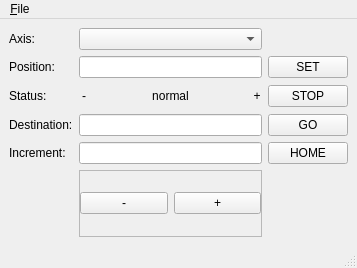
<?xml version="1.0" encoding="UTF-8"?>
<ui version="4.0">
 <class>GuiMotorControl</class>
 <widget class="QMainWindow" name="GuiMotorControl">
  <property name="geometry">
   <rect>
    <x>0</x>
    <y>0</y>
    <width>357</width>
    <height>268</height>
   </rect>
  </property>
  <property name="windowTitle">
   <string>MainWindow</string>
  </property>
  <widget class="QWidget" name="centralwidget">
   <layout class="QGridLayout" name="gridLayout_2">
    <item row="4" column="2">
     <widget class="QLineEdit" name="IncrementEdit"/>
    </item>
    <item row="4" column="3">
     <widget class="QPushButton" name="HomeButton">
      <property name="text">
       <string>HOME</string>
      </property>
     </widget>
    </item>
    <item row="2" column="0">
     <widget class="QLabel" name="StatusLabel">
      <property name="text">
       <string>Status:</string>
      </property>
     </widget>
    </item>
    <item row="3" column="0">
     <widget class="QLabel" name="DestinationLabel">
      <property name="text">
       <string>Destination:</string>
      </property>
     </widget>
    </item>
    <item row="0" column="0">
     <widget class="QLabel" name="AxisLabel">
      <property name="text">
       <string>Axis:</string>
      </property>
     </widget>
    </item>
    <item row="3" column="2">
     <widget class="QLineEdit" name="DestinationEdit"/>
    </item>
    <item row="5" column="2">
     <widget class="QFrame" name="frame">
      <property name="frameShape">
       <enum>QFrame::StyledPanel</enum>
      </property>
      <property name="frameShadow">
       <enum>QFrame::Raised</enum>
      </property>
      <layout class="QGridLayout" name="gridLayout">
       <property name="leftMargin">
        <number>0</number>
       </property>
       <property name="topMargin">
        <number>0</number>
       </property>
       <property name="rightMargin">
        <number>0</number>
       </property>
       <property name="bottomMargin">
        <number>0</number>
       </property>
       <item row="0" column="0">
        <widget class="QPushButton" name="NegIncButton">
         <property name="text">
          <string>-</string>
         </property>
        </widget>
       </item>
       <item row="0" column="1">
        <widget class="QPushButton" name="PosIncButton">
         <property name="text">
          <string>+</string>
         </property>
        </widget>
       </item>
      </layout>
     </widget>
    </item>
    <item row="0" column="2">
     <widget class="QComboBox" name="AxisComboBox"/>
    </item>
    <item row="4" column="0">
     <widget class="QLabel" name="IncrementLabel">
      <property name="text">
       <string>Increment:</string>
      </property>
     </widget>
    </item>
    <item row="1" column="0">
     <widget class="QLabel" name="PositionLabel">
      <property name="text">
       <string>Position:</string>
      </property>
     </widget>
    </item>
    <item row="1" column="2">
     <widget class="QLineEdit" name="PositionEdit"/>
    </item>
    <item row="3" column="3">
     <widget class="QPushButton" name="GoButton">
      <property name="text">
       <string>GO</string>
      </property>
     </widget>
    </item>
    <item row="1" column="3">
     <widget class="QPushButton" name="SetButton">
      <property name="text">
       <string>SET</string>
      </property>
     </widget>
    </item>
    <item row="2" column="3">
     <widget class="QPushButton" name="StopButton">
      <property name="text">
       <string>STOP</string>
      </property>
     </widget>
    </item>
    <item row="2" column="2">
     <widget class="QFrame" name="StatusFrame">
      <property name="sizePolicy">
       <sizepolicy hsizetype="MinimumExpanding" vsizetype="Preferred">
        <horstretch>0</horstretch>
        <verstretch>0</verstretch>
       </sizepolicy>
      </property>
      <property name="minimumSize">
       <size>
        <width>150</width>
        <height>24</height>
       </size>
      </property>
      <property name="frameShape">
       <enum>QFrame::NoFrame</enum>
      </property>
      <property name="frameShadow">
       <enum>QFrame::Raised</enum>
      </property>
      <property name="lineWidth">
       <number>0</number>
      </property>
      <layout class="QGridLayout" name="gridLayout_3">
       <property name="leftMargin">
        <number>0</number>
       </property>
       <property name="topMargin">
        <number>0</number>
       </property>
       <property name="rightMargin">
        <number>0</number>
       </property>
       <property name="bottomMargin">
        <number>0</number>
       </property>
       <property name="spacing">
        <number>0</number>
       </property>
       <item row="0" column="0">
        <widget class="QLabel" name="StatusNegLim">
         <property name="sizePolicy">
          <sizepolicy hsizetype="Fixed" vsizetype="Preferred">
           <horstretch>0</horstretch>
           <verstretch>0</verstretch>
          </sizepolicy>
         </property>
         <property name="minimumSize">
          <size>
           <width>10</width>
           <height>20</height>
          </size>
         </property>
         <property name="text">
          <string>&lt;html&gt;&lt;head/&gt;&lt;body&gt;&lt;p align=&quot;center&quot;&gt;-&lt;/p&gt;&lt;/body&gt;&lt;/html&gt;</string>
         </property>
         <property name="scaledContents">
          <bool>true</bool>
         </property>
        </widget>
       </item>
       <item row="0" column="1">
        <widget class="QLabel" name="StatusMsg">
         <property name="minimumSize">
          <size>
           <width>130</width>
           <height>20</height>
          </size>
         </property>
         <property name="text">
          <string>normal</string>
         </property>
         <property name="alignment">
          <set>Qt::AlignCenter</set>
         </property>
        </widget>
       </item>
       <item row="0" column="2">
        <widget class="QLabel" name="StatusPosLim">
         <property name="sizePolicy">
          <sizepolicy hsizetype="Fixed" vsizetype="Preferred">
           <horstretch>0</horstretch>
           <verstretch>0</verstretch>
          </sizepolicy>
         </property>
         <property name="minimumSize">
          <size>
           <width>10</width>
           <height>20</height>
          </size>
         </property>
         <property name="text">
          <string>&lt;html&gt;&lt;head/&gt;&lt;body&gt;&lt;p align=&quot;center&quot;&gt;+&lt;/p&gt;&lt;/body&gt;&lt;/html&gt;</string>
         </property>
         <property name="scaledContents">
          <bool>true</bool>
         </property>
        </widget>
       </item>
      </layout>
     </widget>
    </item>
   </layout>
  </widget>
  <widget class="QMenuBar" name="menubar">
   <property name="geometry">
    <rect>
     <x>0</x>
     <y>0</y>
     <width>357</width>
     <height>25</height>
    </rect>
   </property>
   <widget class="QMenu" name="menu_File">
    <property name="title">
     <string>&amp;File</string>
    </property>
    <addaction name="action_Close"/>
   </widget>
   <addaction name="menu_File"/>
  </widget>
  <widget class="QStatusBar" name="statusbar"/>
  <action name="action_Close">
   <property name="text">
    <string>&amp;Close</string>
   </property>
  </action>
 </widget>
 <resources/>
 <connections/>
</ui>
